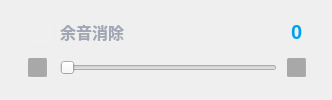
                  <widget class="QWidget" name="widget_5" native="true">
                   <property name="minimumSize">
                    <size>
                     <width>308</width>
                     <height>91</height>
                    </size>
                   </property>
                   <property name="styleSheet">
                    <string notr="true">border-radius:0px;
background:none;
border-right: 2px solid rgba(255, 255, 255, 0.05);
border-bottom: 2px solid rgba(255, 255, 255, 0.05);</string>
                   </property>
                   <layout class="QGridLayout" name="gridLayout_23">
                    <property name="leftMargin">
                     <number>28</number>
                    </property>
                    <property name="topMargin">
                     <number>18</number>
                    </property>
                    <property name="rightMargin">
                     <number>25</number>
                    </property>
                    <property name="bottomMargin">
                     <number>20</number>
                    </property>
                    <property name="horizontalSpacing">
                     <number>10</number>
                    </property>
                    <property name="verticalSpacing">
                     <number>13</number>
                    </property>
                    <item row="0" column="0">
                     <widget class="QLabel" name="lab_algoIcon_5">
                      <property name="enabled">
                       <bool>true</bool>
                      </property>
                      <property name="minimumSize">
                       <size>
                        <width>22</width>
                        <height>22</height>
                       </size>
                      </property>
                      <property name="maximumSize">
                       <size>
                        <width>22</width>
                        <height>22</height>
                       </size>
                      </property>
                      <property name="styleSheet">
                       <string notr="true">QLabel
{
	border-image: url(:/Skin/Images/Headphones/Algo/LingeringSound-no.png);
}
QLabel:disabled
{
	border-image: url(:/Skin/Images/Headphones/Algo/LingeringSound-di.png);
}</string>
                      </property>
                      <property name="text">
                       <string/>
                      </property>
                     </widget>
                    </item>
                    <item row="0" column="1">
                     <widget class="QLabel" name="lab_algo_6">
                      <property name="minimumSize">
                       <size>
                        <width>87</width>
                        <height>23</height>
                       </size>
                      </property>
                      <property name="maximumSize">
                       <size>
                        <width>16777215</width>
                        <height>23</height>
                       </size>
                      </property>
                      <property name="styleSheet">
                       <string notr="true">font-family: &quot;Noto Sans S Chinese&quot;; font-weight: 500;
font-size: 16px;
color: #A1A8B3;
background:transparent;
border:none;</string>
                      </property>
                      <property name="text">
                       <string>余音消除</string>
                      </property>
                      <property name="alignment">
                       <set>Qt::AlignLeading|Qt::AlignLeft|Qt::AlignVCenter</set>
                      </property>
                     </widget>
                    </item>
                    <item row="1" column="0">
                     <widget class="QPushButton" name="pBt_LSound_sub">
                      <property name="minimumSize">
                       <size>
                        <width>20</width>
                        <height>20</height>
                       </size>
                      </property>
                      <property name="maximumSize">
                       <size>
                        <width>20</width>
                        <height>20</height>
                       </size>
                      </property>
                      <property name="styleSheet">
                       <string notr="true">QPushButton
{
	background: rgba(0, 0, 0, 0.3);
	border-radius: 2px;
	border-image: url(:/Skin/Images/Slider/sub-no.png);
}
QPushButton:hover
{
	border-image: url(:/Skin/Images/Slider/sub-ho.png);
}
QPushButton:pressed
{
	border-image: url(:/Skin/Images/Slider/sub-ch.png);
}
QPushButton:disabled
{
	border-image: url(:/Skin/Images/Slider/sub-dis.png);
}</string>
                      </property>
                      <property name="text">
                       <string/>
                      </property>
                     </widget>
                    </item>
                    <item row="1" column="1">
                     <widget class="GearSlider" name="hSlider_LingeringSound">
                      <property name="enabled">
                       <bool>true</bool>
                      </property>
                      <property name="minimumSize">
                       <size>
                        <width>217</width>
                        <height>15</height>
                       </size>
                      </property>
                      <property name="maximumSize">
                       <size>
                        <width>16777215</width>
                        <height>15</height>
                       </size>
                      </property>
                      <property name="styleSheet">
                       <string notr="true"/>
                      </property>
                      <property name="maximum">
                       <number>6</number>
                      </property>
                      <property name="singleStep">
                       <number>1</number>
                      </property>
                      <property name="pageStep">
                       <number>1</number>
                      </property>
                      <property name="value">
                       <number>0</number>
                      </property>
                      <property name="orientation">
                       <enum>Qt::Horizontal</enum>
                      </property>
                     </widget>
                    </item>
                    <item row="1" column="2">
                     <widget class="QPushButton" name="pBt_LSound_add">
                      <property name="minimumSize">
                       <size>
                        <width>20</width>
                        <height>20</height>
                       </size>
                      </property>
                      <property name="maximumSize">
                       <size>
                        <width>20</width>
                        <height>20</height>
                       </size>
                      </property>
                      <property name="styleSheet">
                       <string notr="true">QPushButton
{
	background: rgba(0, 0, 0, 0.3);
	border-radius: 2px;
	border-image: url(:/Skin/Images/Slider/add-no.png);
}
QPushButton:hover
{
	border-image: url(:/Skin/Images/Slider/add-ho.png);
}
QPushButton:pressed
{
	border-image: url(:/Skin/Images/Slider/add-ch.png);
}
QPushButton:disabled
{
	border-image: url(:/Skin/Images/Slider/add-dis.png);
}</string>
                      </property>
                      <property name="text">
                       <string/>
                      </property>
                     </widget>
                    </item>
                    <item row="0" column="2">
                     <widget class="QLineEdit" name="lab_LingeringSoundVal">
                      <property name="enabled">
                       <bool>false</bool>
                      </property>
                      <property name="minimumSize">
                       <size>
                        <width>20</width>
                        <height>23</height>
                       </size>
                      </property>
                      <property name="maximumSize">
                       <size>
                        <width>20</width>
                        <height>23</height>
                       </size>
                      </property>
                      <property name="styleSheet">
                       <string notr="true">border-radius:0px;
border:none;
background-color: transparent;
color: #009FEF;
font-family: &quot;YouSheBiaoTiHei&quot;;
font-weight: 500;
font-size: 20px;
</string>
                      </property>
                      <property name="text">
                       <string>0</string>
                      </property>
                      <property name="maxLength">
                       <number>32767</number>
                      </property>
                      <property name="alignment">
                       <set>Qt::AlignCenter</set>
                      </property>
                     </widget>
                    </item>
                   </layout>
                  </widget>
